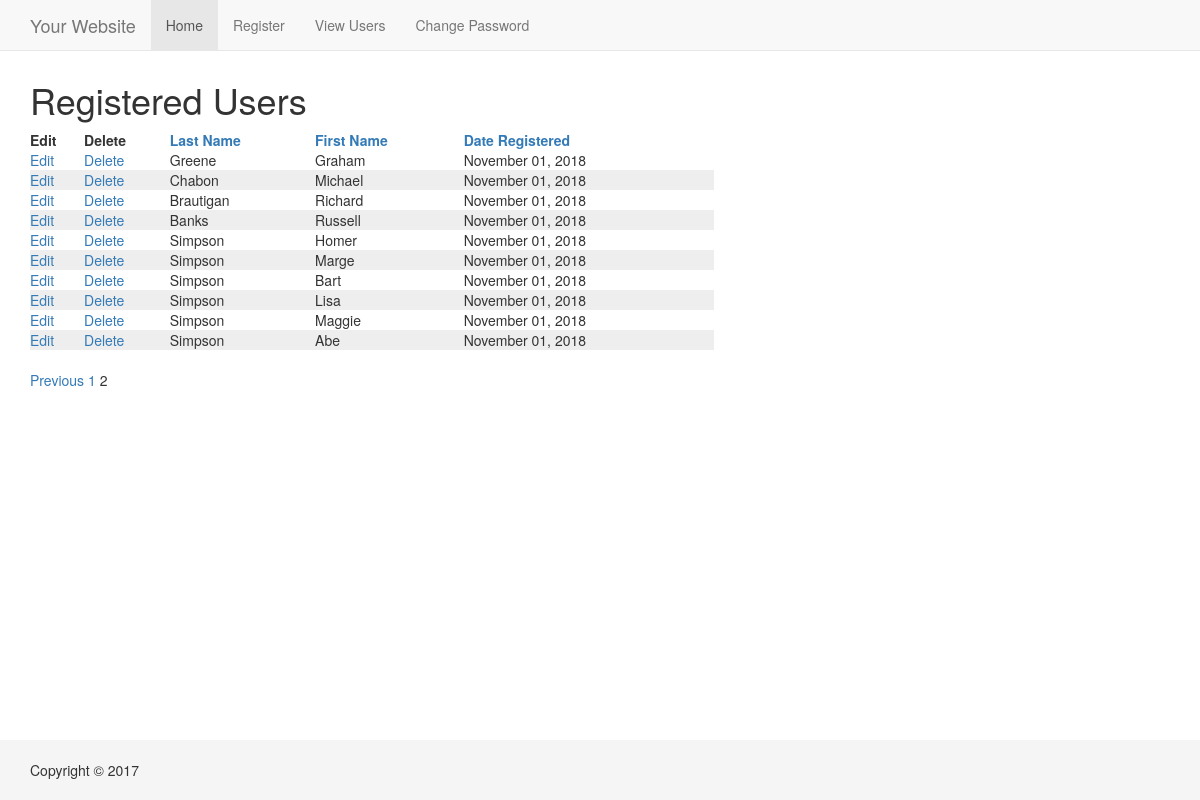
The page /view_users.php?s=10&p=2&sort=rd on the database its author committed.
### tables this page shows
CREATE TABLE users 
(
user_id MEDIUMINT UNSIGNED NOT NULL AUTO_INCREMENT,
first_name VARCHAR(20) NOT NULL,
last_name VARCHAR(40) NOT NULL,
email VARCHAR(60) NOT NULL,
pass CHAR(40) NOT NULL,
registration_date DATETIME NOT NULL,
PRIMARY KEY (user_id)
);

### view_users.php (the view, shortened to what this page needs)
<?php
echo '<h1>Registered Users</h1>';
$display = 10;
if (isset($_GET['p']) && is_numeric($_GET['p'])) {
	$pages = $_GET['p'];
}
if (isset($_GET['s']) && is_numeric($_GET['s'])) {
	$start = $_GET['s'];
} else {
	$start = 0;
}
$sort = (isset($_GET['sort'])) ? $_GET['sort'] : 'rd';
switch ($sort) {
	case 'rd':
		$order_by = 'registration_date ASC';
		break;
}
$q = "SELECT last_name, first_name, DATE_FORMAT(registration_date, '%M %d, %Y') AS dr, user_id FROM users ORDER BY $order_by LIMIT $start, $display";
$r = @mysqli_query($conn, $q);
echo '<table width="60%">
<thead>
<tr>
	<th align="left"><strong>Edit</strong></th>
	<th align="left"><strong>Delete</strong></th>
	<th align="left"><strong><a href="view_users.php?sort=ln">Last Name</a></strong></th>
	<th align="left"><strong><a href="view_users.php?sort=fn">First Name</a></strong></th>
	<th align="left"><strong><a href="view_users.php?sort=rd">Date Registered</a></strong></th>
</tr>
</thead>
<tbody>
';
$bg = '#eeeeee';
while ($row = mysqli_fetch_array($r, MYSQLI_ASSOC)) {
	$bg = ($bg=='#eeeeee' ? '#ffffff' : '#eeeeee');
		echo '<tr bgcolor="' . $bg . '">
		<td align="left"><a href="edit_user.php?id=' . $row['user_id'] . '">Edit</a></td>
		<td align="left"><a href="delete_user.php?id=' . $row['user_id'] . '">Delete</a></td>
		<td align="left">' . $row['last_name'] . '</td>
		<td align="left">' . $row['first_name'] . '</td>
		<td align="left">' . $row['dr'] . '</td>
	</tr>
	';
}
echo '</tbody></table>';
if ($pages > 1) {
	echo '<br><p>';
	$current_page = ($start/$display) + 1;
	if ($current_page != 1) {
		echo '<a href="view_users.php?s=' . ($start - $display) . '&p=' . $pages . '&sort=' . $sort . '">Previous</a> ';
	}
	for ($i = 1; $i <= $pages; $i++) {
		if ($i != $current_page) {
			echo '<a href="view_users.php?s=' . (($display * ($i - 1))) . '&p=' . $pages . '&sort=' . $sort . '">' . $i . '</a> ';
		} else {
			echo $i . ' ';
		}
	}
	echo '</p>';
}
?>

### css/style.css (style rules this page uses)
html { position: relative; min-height: 100%; }
body { margin-bottom: 60px; }
.footer { position: absolute; bottom: 0; width: 100%; height: 60px; background-color: #f5f5f5; }
body > .container { padding: 60px 15px 0; }
.container .text-muted { margin: 20px 0; }
.footer > .container { padding-right: 15px; padding-left: 15px; }

### rows shown on the page
users: last_name "Greene", first_name "Graham", dr "November 01, 2018"
users: last_name "Chabon", first_name "Michael", dr "November 01, 2018"
users: last_name "Brautigan", first_name "Richard", dr "November 01, 2018"
users: last_name "Banks", first_name "Russell", dr "November 01, 2018"
users: last_name "Simpson", first_name "Homer", dr "November 01, 2018"
users: last_name "Simpson", first_name "Marge", dr "November 01, 2018"
users: last_name "Simpson", first_name "Bart", dr "November 01, 2018"
users: last_name "Simpson", first_name "Lisa", dr "November 01, 2018"
users: last_name "Simpson", first_name "Maggie", dr "November 01, 2018"
users: last_name "Simpson", first_name "Abe", dr "November 01, 2018"
